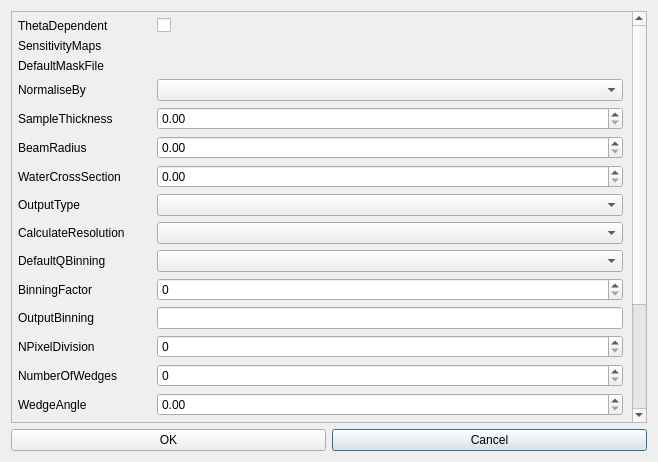
<?xml version="1.0" encoding="UTF-8"?>
<ui version="4.0">
 <class>Dialog</class>
 <widget class="QDialog" name="Dialog">
  <property name="geometry">
   <rect>
    <x>0</x>
    <y>0</y>
    <width>658</width>
    <height>462</height>
   </rect>
  </property>
  <property name="windowTitle">
   <string>SANS Reduction Settings</string>
  </property>
  <layout class="QGridLayout" name="gridLayout">
   <item row="2" column="1">
    <widget class="QPushButton" name="cancelButton">
     <property name="text">
      <string>Cancel</string>
     </property>
    </widget>
   </item>
   <item row="2" column="0">
    <widget class="QPushButton" name="okButton">
     <property name="text">
      <string>OK</string>
     </property>
    </widget>
   </item>
   <item row="0" column="0" colspan="2">
    <widget class="QScrollArea" name="scrollArea">
     <property name="enabled">
      <bool>true</bool>
     </property>
     <property name="widgetResizable">
      <bool>true</bool>
     </property>
     <widget class="QWidget" name="scrollAreaWidgetContents">
      <property name="geometry">
       <rect>
        <x>0</x>
        <y>0</y>
        <width>624</width>
        <height>580</height>
       </rect>
      </property>
      <layout class="QFormLayout" name="formLayout">
       <property name="leftMargin">
        <number>6</number>
       </property>
       <property name="topMargin">
        <number>6</number>
       </property>
       <item row="0" column="0">
        <widget class="QLabel" name="label">
         <property name="text">
          <string>ThetaDependent</string>
         </property>
        </widget>
       </item>
       <item row="0" column="1">
        <widget class="QCheckBox" name="thetaDependent">
         <property name="text">
          <string/>
         </property>
        </widget>
       </item>
       <item row="1" column="0">
        <widget class="QLabel" name="label_2">
         <property name="text">
          <string>SensitivityMaps</string>
         </property>
        </widget>
       </item>
       <item row="1" column="1">
        <widget class="FileFinder" name="sensitivityMaps" native="true">
         <property name="label" stdset="0">
          <string/>
         </property>
         <property name="optional" stdset="0">
          <bool>true</bool>
         </property>
        </widget>
       </item>
       <item row="2" column="0">
        <widget class="QLabel" name="label_3">
         <property name="text">
          <string>DefaultMaskFile</string>
         </property>
        </widget>
       </item>
       <item row="3" column="0">
        <widget class="QLabel" name="label_5">
         <property name="text">
          <string>NormaliseBy</string>
         </property>
        </widget>
       </item>
       <item row="3" column="1">
        <widget class="QComboBox" name="normaliseBy"/>
       </item>
       <item row="4" column="0">
        <widget class="QLabel" name="label_6">
         <property name="text">
          <string>SampleThickness</string>
         </property>
        </widget>
       </item>
       <item row="4" column="1">
        <widget class="QDoubleSpinBox" name="sampleThickness"/>
       </item>
       <item row="5" column="0">
        <widget class="QLabel" name="label_7">
         <property name="text">
          <string>BeamRadius</string>
         </property>
        </widget>
       </item>
       <item row="5" column="1">
        <widget class="QDoubleSpinBox" name="beamRadius"/>
       </item>
       <item row="6" column="0">
        <widget class="QLabel" name="label_8">
         <property name="text">
          <string>WaterCrossSection</string>
         </property>
        </widget>
       </item>
       <item row="6" column="1">
        <widget class="QDoubleSpinBox" name="waterCrossSection"/>
       </item>
       <item row="7" column="0">
        <widget class="QLabel" name="label_9">
         <property name="text">
          <string>OutputType</string>
         </property>
        </widget>
       </item>
       <item row="7" column="1">
        <widget class="QComboBox" name="outputType"/>
       </item>
       <item row="8" column="0">
        <widget class="QLabel" name="label_10">
         <property name="text">
          <string>CalculateResolution</string>
         </property>
        </widget>
       </item>
       <item row="8" column="1">
        <widget class="QComboBox" name="calculateResolution"/>
       </item>
       <item row="9" column="0">
        <widget class="QLabel" name="label_11">
         <property name="text">
          <string>DefaultQBinning</string>
         </property>
        </widget>
       </item>
       <item row="9" column="1">
        <widget class="QComboBox" name="defaultQBinning"/>
       </item>
       <item row="11" column="0">
        <widget class="QLabel" name="label_12">
         <property name="text">
          <string>OutputBinning</string>
         </property>
        </widget>
       </item>
       <item row="11" column="1">
        <widget class="QLineEdit" name="outputBinning"/>
       </item>
       <item row="12" column="0">
        <widget class="QLabel" name="label_13">
         <property name="text">
          <string>NPixelDivision</string>
         </property>
        </widget>
       </item>
       <item row="12" column="1">
        <widget class="QSpinBox" name="nPixelDivision"/>
       </item>
       <item row="13" column="0">
        <widget class="QLabel" name="label_14">
         <property name="text">
          <string>NumberOfWedges</string>
         </property>
        </widget>
       </item>
       <item row="13" column="1">
        <widget class="QSpinBox" name="numberOfWedges"/>
       </item>
       <item row="14" column="0">
        <widget class="QLabel" name="label_16">
         <property name="text">
          <string>WedgeAngle</string>
         </property>
        </widget>
       </item>
       <item row="14" column="1">
        <widget class="QDoubleSpinBox" name="wedgeAngle"/>
       </item>
       <item row="15" column="0">
        <widget class="QLabel" name="label_17">
         <property name="text">
          <string>WedgeOffset</string>
         </property>
        </widget>
       </item>
       <item row="15" column="1">
        <widget class="QDoubleSpinBox" name="wedgeOffset"/>
       </item>
       <item row="16" column="0">
        <widget class="QLabel" name="label_18">
         <property name="text">
          <string>AsymmetricWedges</string>
         </property>
        </widget>
       </item>
       <item row="16" column="1">
        <widget class="QCheckBox" name="asymmetricWedges">
         <property name="text">
          <string/>
         </property>
        </widget>
       </item>
       <item row="17" column="0">
        <widget class="QLabel" name="label_19">
         <property name="text">
          <string>MaxQxy</string>
         </property>
        </widget>
       </item>
       <item row="17" column="1">
        <widget class="QDoubleSpinBox" name="maxQxy"/>
       </item>
       <item row="18" column="0">
        <widget class="QLabel" name="label_20">
         <property name="text">
          <string>DeltaQ</string>
         </property>
        </widget>
       </item>
       <item row="18" column="1">
        <widget class="QDoubleSpinBox" name="deltaQ"/>
       </item>
       <item row="19" column="0">
        <widget class="QLabel" name="label_21">
         <property name="text">
          <string>IQxQyLogBinning</string>
         </property>
        </widget>
       </item>
       <item row="19" column="1">
        <widget class="QCheckBox" name="iQxQyLogBinning">
         <property name="text">
          <string/>
         </property>
        </widget>
       </item>
       <item row="20" column="0">
        <widget class="QLabel" name="label_22">
         <property name="text">
          <string>PanelOutputWorkspaces</string>
         </property>
        </widget>
       </item>
       <item row="20" column="1">
        <widget class="FileFinder" name="panelOutputWorkspaces" native="true">
         <property name="label" stdset="0">
          <string/>
         </property>
         <property name="optional" stdset="0">
          <bool>true</bool>
         </property>
        </widget>
       </item>
       <item row="2" column="1">
        <widget class="FileFinder" name="defaultMaskFile" native="true">
         <property name="label" stdset="0">
          <string/>
         </property>
         <property name="optional" stdset="0">
          <bool>true</bool>
         </property>
        </widget>
       </item>
       <item row="10" column="0">
        <widget class="QLabel" name="label_4">
         <property name="text">
          <string>BinningFactor</string>
         </property>
        </widget>
       </item>
       <item row="10" column="1">
        <widget class="QSpinBox" name="binningFactor"/>
       </item>
      </layout>
     </widget>
    </widget>
   </item>
  </layout>
 </widget>
 <customwidgets>
  <customwidget>
   <class>FileFinder</class>
   <extends>QWidget</extends>
   <header location="global">mantidqt.widgets.filefinder</header>
   <container>1</container>
  </customwidget>
 </customwidgets>
 <resources/>
 <connections/>
</ui>
